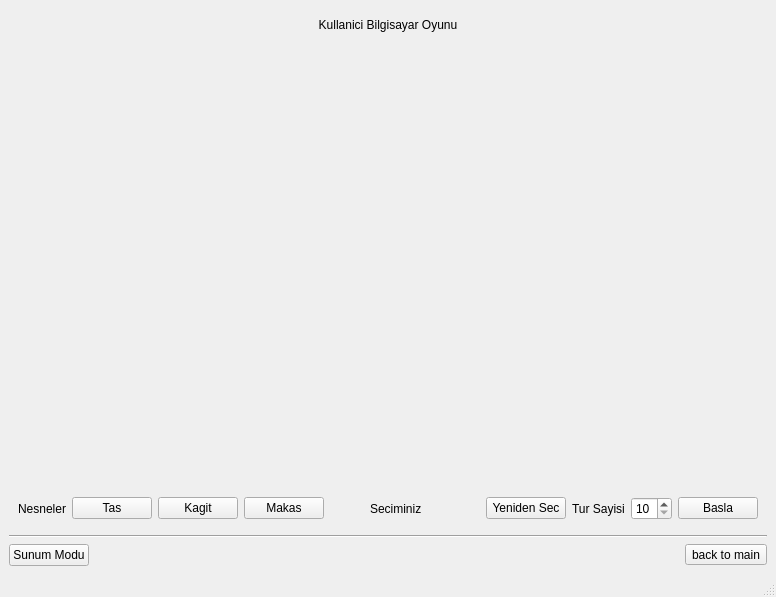
<?xml version="1.0" encoding="UTF-8"?>
<ui version="4.0">
 <class>Oyun</class>
 <widget class="QMainWindow" name="Oyun">
  <property name="geometry">
   <rect>
    <x>0</x>
    <y>0</y>
    <width>776</width>
    <height>597</height>
   </rect>
  </property>
  <property name="windowTitle">
   <string>Oyun</string>
  </property>
  <widget class="QWidget" name="centralwidget">
   <layout class="QGridLayout" name="gridLayout_3">
    <item row="2" column="0">
     <layout class="QHBoxLayout" name="horizontalLayout">
      <item>
       <widget class="QPushButton" name="pushPrivilageMode">
        <property name="text">
         <string>Sunum Modu</string>
        </property>
       </widget>
      </item>
      <item>
       <spacer name="horizontalSpacer">
        <property name="orientation">
         <enum>Qt::Horizontal</enum>
        </property>
        <property name="sizeHint" stdset="0">
         <size>
          <width>40</width>
          <height>20</height>
         </size>
        </property>
       </spacer>
      </item>
      <item>
       <widget class="QToolButton" name="toolBackToMain">
        <property name="text">
         <string>back to main</string>
        </property>
       </widget>
      </item>
     </layout>
    </item>
    <item row="1" column="0">
     <widget class="Line" name="line_2">
      <property name="orientation">
       <enum>Qt::Horizontal</enum>
      </property>
     </widget>
    </item>
    <item row="0" column="0">
     <widget class="QStackedWidget" name="stackedWidget">
      <property name="currentIndex">
       <number>2</number>
      </property>
      <widget class="QWidget" name="pageMain">
       <layout class="QHBoxLayout" name="horizontalLayout_2">
        <item>
         <widget class="QToolButton" name="toolUserPcSelection">
          <property name="text">
           <string>Kullanici - Bilgisayar Oyunu</string>
          </property>
         </widget>
        </item>
        <item>
         <widget class="QToolButton" name="toolPCPCSelection">
          <property name="text">
           <string>Bilgisayar - Bilgisayar Oyunu</string>
          </property>
         </widget>
        </item>
       </layout>
      </widget>
      <widget class="QWidget" name="pageUserConfig">
       <layout class="QHBoxLayout" name="horizontalLayout_3">
        <item>
         <layout class="QFormLayout" name="formLayout">
          <item row="0" column="0">
           <widget class="QLabel" name="label_3">
            <property name="text">
             <string>Sol Oyuncu Adi</string>
            </property>
           </widget>
          </item>
          <item row="0" column="1">
           <widget class="QLineEdit" name="lineLeftName"/>
          </item>
          <item row="1" column="0">
           <widget class="QLabel" name="label_5">
            <property name="text">
             <string>ID</string>
            </property>
           </widget>
          </item>
          <item row="1" column="1">
           <widget class="QLineEdit" name="lineLeftID"/>
          </item>
         </layout>
        </item>
        <item>
         <layout class="QFormLayout" name="formLayout_2">
          <item row="0" column="0">
           <widget class="QLabel" name="label_4">
            <property name="text">
             <string>Sag Oyuncu Adi</string>
            </property>
           </widget>
          </item>
          <item row="0" column="1">
           <widget class="QLineEdit" name="lineRightName"/>
          </item>
          <item row="1" column="0">
           <widget class="QLabel" name="label_6">
            <property name="text">
             <string>ID</string>
            </property>
           </widget>
          </item>
          <item row="1" column="1">
           <widget class="QLineEdit" name="lineRightID"/>
          </item>
         </layout>
        </item>
        <item>
         <layout class="QVBoxLayout" name="verticalLayout_3">
          <item>
           <spacer name="verticalSpacer_4">
            <property name="orientation">
             <enum>Qt::Vertical</enum>
            </property>
            <property name="sizeHint" stdset="0">
             <size>
              <width>20</width>
              <height>40</height>
             </size>
            </property>
           </spacer>
          </item>
          <item>
           <layout class="QHBoxLayout" name="horizontalLayout_5">
            <item>
             <widget class="QLabel" name="labelTur_2">
              <property name="text">
               <string>Tur</string>
              </property>
             </widget>
            </item>
            <item>
             <widget class="QSpinBox" name="spinTur_2"/>
            </item>
           </layout>
          </item>
          <item>
           <widget class="QPushButton" name="pushOyuncuKayit">
            <property name="text">
             <string>Kaydet ve Basla</string>
            </property>
           </widget>
          </item>
         </layout>
        </item>
       </layout>
      </widget>
      <widget class="QWidget" name="pageUserPC">
       <layout class="QVBoxLayout" name="verticalLayout">
        <item>
         <layout class="QGridLayout" name="gridLayout">
          <item row="2" column="0">
           <layout class="QHBoxLayout" name="horizontalLayout_4" stretch="0,0,0,0,0,0,1,0,0,0,0">
            <item>
             <widget class="QLabel" name="label_7">
              <property name="text">
               <string>Nesneler</string>
              </property>
             </widget>
            </item>
            <item>
             <widget class="QPushButton" name="pushTasSec">
              <property name="text">
               <string>Tas</string>
              </property>
             </widget>
            </item>
            <item>
             <widget class="QPushButton" name="pushKagiSec">
              <property name="text">
               <string>Kagit</string>
              </property>
             </widget>
            </item>
            <item>
             <widget class="QPushButton" name="pushMakasSec">
              <property name="text">
               <string>Makas</string>
              </property>
             </widget>
            </item>
            <item>
             <spacer name="horizontalSpacer_2">
              <property name="orientation">
               <enum>Qt::Horizontal</enum>
              </property>
              <property name="sizeHint" stdset="0">
               <size>
                <width>40</width>
                <height>20</height>
               </size>
              </property>
             </spacer>
            </item>
            <item>
             <widget class="QLabel" name="label_8">
              <property name="text">
               <string>Seciminiz</string>
              </property>
             </widget>
            </item>
            <item>
             <widget class="QLabel" name="labelSecimler">
              <property name="text">
               <string/>
              </property>
             </widget>
            </item>
            <item>
             <widget class="QPushButton" name="pushYenidenSec">
              <property name="text">
               <string>Yeniden Sec</string>
              </property>
             </widget>
            </item>
            <item>
             <widget class="QLabel" name="labelTur">
              <property name="text">
               <string>Tur Sayisi</string>
              </property>
             </widget>
            </item>
            <item>
             <widget class="QSpinBox" name="spinTur">
              <property name="minimum">
               <number>10</number>
              </property>
             </widget>
            </item>
            <item>
             <widget class="QPushButton" name="pushBasla">
              <property name="text">
               <string>Basla</string>
              </property>
             </widget>
            </item>
           </layout>
          </item>
          <item row="0" column="0">
           <widget class="QLabel" name="label">
            <property name="text">
             <string>Kullanici Bilgisayar Oyunu</string>
            </property>
            <property name="alignment">
             <set>Qt::AlignCenter</set>
            </property>
           </widget>
          </item>
          <item row="1" column="0">
           <spacer name="verticalSpacer">
            <property name="orientation">
             <enum>Qt::Vertical</enum>
            </property>
            <property name="sizeHint" stdset="0">
             <size>
              <width>20</width>
              <height>40</height>
             </size>
            </property>
           </spacer>
          </item>
         </layout>
        </item>
       </layout>
      </widget>
      <widget class="QWidget" name="pageOyunAlani">
       <layout class="QGridLayout" name="gridLayout_5">
        <item row="2" column="6">
         <layout class="QFormLayout" name="formLayout_4">
          <item row="0" column="0">
           <widget class="QLabel" name="label_18">
            <property name="text">
             <string>Oyuncu Adi</string>
            </property>
           </widget>
          </item>
          <item row="1" column="0">
           <widget class="QLabel" name="label_20">
            <property name="text">
             <string>ID</string>
            </property>
           </widget>
          </item>
          <item row="1" column="1">
           <widget class="QLabel" name="labelSagOyuncuID">
            <property name="text">
             <string/>
            </property>
           </widget>
          </item>
          <item row="0" column="1">
           <widget class="QLabel" name="labelSagOyuncuAdi">
            <property name="text">
             <string/>
            </property>
           </widget>
          </item>
          <item row="2" column="0">
           <widget class="QLabel" name="label_9">
            <property name="text">
             <string>Skor</string>
            </property>
           </widget>
          </item>
          <item row="2" column="1">
           <widget class="QLabel" name="labelSagSkor">
            <property name="text">
             <string/>
            </property>
           </widget>
          </item>
         </layout>
        </item>
        <item row="5" column="1">
         <widget class="QPushButton" name="pushLeftMoveNoClick">
          <property name="text">
           <string/>
          </property>
         </widget>
        </item>
        <item row="5" column="0">
         <spacer name="horizontalSpacer_3">
          <property name="orientation">
           <enum>Qt::Horizontal</enum>
          </property>
          <property name="sizeHint" stdset="0">
           <size>
            <width>40</width>
            <height>20</height>
           </size>
          </property>
         </spacer>
        </item>
        <item row="8" column="6">
         <widget class="QPushButton" name="pushDevam">
          <property name="text">
           <string>Devam</string>
          </property>
         </widget>
        </item>
        <item row="4" column="1">
         <widget class="QLabel" name="label_12">
          <property name="text">
           <string>Sol Oyuncu</string>
          </property>
          <property name="alignment">
           <set>Qt::AlignCenter</set>
          </property>
         </widget>
        </item>
        <item row="6" column="1">
         <widget class="QLabel" name="labelStatusLeft">
          <property name="text">
           <string/>
          </property>
         </widget>
        </item>
        <item row="2" column="0">
         <layout class="QFormLayout" name="formLayout_3">
          <item row="0" column="0">
           <widget class="QLabel" name="label_14">
            <property name="text">
             <string>Oyuncu Adi</string>
            </property>
           </widget>
          </item>
          <item row="0" column="1">
           <widget class="QLabel" name="labelSolOyuncuAdi">
            <property name="text">
             <string/>
            </property>
           </widget>
          </item>
          <item row="1" column="0">
           <widget class="QLabel" name="label_16">
            <property name="text">
             <string>ID</string>
            </property>
           </widget>
          </item>
          <item row="1" column="1">
           <widget class="QLabel" name="labelSolOyuncuID">
            <property name="text">
             <string/>
            </property>
           </widget>
          </item>
          <item row="2" column="0">
           <widget class="QLabel" name="label_2">
            <property name="text">
             <string>Skor</string>
            </property>
           </widget>
          </item>
          <item row="2" column="1">
           <widget class="QLabel" name="labelSolSkor">
            <property name="text">
             <string/>
            </property>
           </widget>
          </item>
         </layout>
        </item>
        <item row="7" column="1">
         <spacer name="verticalSpacer_3">
          <property name="orientation">
           <enum>Qt::Vertical</enum>
          </property>
          <property name="sizeHint" stdset="0">
           <size>
            <width>20</width>
            <height>40</height>
           </size>
          </property>
         </spacer>
        </item>
        <item row="2" column="1">
         <spacer name="verticalSpacer_2">
          <property name="orientation">
           <enum>Qt::Vertical</enum>
          </property>
          <property name="sizeHint" stdset="0">
           <size>
            <width>20</width>
            <height>40</height>
           </size>
          </property>
         </spacer>
        </item>
        <item row="5" column="6">
         <spacer name="horizontalSpacer_4">
          <property name="orientation">
           <enum>Qt::Horizontal</enum>
          </property>
          <property name="sizeHint" stdset="0">
           <size>
            <width>40</width>
            <height>20</height>
           </size>
          </property>
         </spacer>
        </item>
        <item row="5" column="2">
         <spacer name="horizontalSpacer_5">
          <property name="orientation">
           <enum>Qt::Horizontal</enum>
          </property>
          <property name="sizeHint" stdset="0">
           <size>
            <width>40</width>
            <height>20</height>
           </size>
          </property>
         </spacer>
        </item>
        <item row="5" column="4">
         <spacer name="horizontalSpacer_6">
          <property name="orientation">
           <enum>Qt::Horizontal</enum>
          </property>
          <property name="sizeHint" stdset="0">
           <size>
            <width>40</width>
            <height>20</height>
           </size>
          </property>
         </spacer>
        </item>
        <item row="4" column="5">
         <widget class="QLabel" name="label_13">
          <property name="text">
           <string>Sag Oyuncu</string>
          </property>
          <property name="alignment">
           <set>Qt::AlignCenter</set>
          </property>
         </widget>
        </item>
        <item row="10" column="0" colspan="7">
         <layout class="QGridLayout" name="gridLayout_6">
          <item row="1" column="4">
           <widget class="QPushButton" name="pushHide5">
            <property name="text">
             <string/>
            </property>
           </widget>
          </item>
          <item row="1" column="0">
           <widget class="QPushButton" name="pushHide1">
            <property name="text">
             <string/>
            </property>
           </widget>
          </item>
          <item row="1" column="2">
           <widget class="QPushButton" name="pushHide3">
            <property name="text">
             <string/>
            </property>
           </widget>
          </item>
          <item row="1" column="1">
           <widget class="QPushButton" name="pushHide2">
            <property name="text">
             <string/>
            </property>
           </widget>
          </item>
          <item row="1" column="3">
           <widget class="QPushButton" name="pushHide4">
            <property name="text">
             <string/>
            </property>
           </widget>
          </item>
          <item row="0" column="0" colspan="5">
           <widget class="QLabel" name="labelHide">
            <property name="text">
             <string>Sag Taraf Nesneleri</string>
            </property>
            <property name="alignment">
             <set>Qt::AlignCenter</set>
            </property>
           </widget>
          </item>
         </layout>
        </item>
        <item row="2" column="3" rowspan="7">
         <widget class="Line" name="line">
          <property name="orientation">
           <enum>Qt::Vertical</enum>
          </property>
         </widget>
        </item>
        <item row="0" column="0" colspan="7">
         <widget class="QLabel" name="label_11">
          <property name="text">
           <string>Oyun Alani</string>
          </property>
          <property name="alignment">
           <set>Qt::AlignCenter</set>
          </property>
         </widget>
        </item>
        <item row="5" column="5">
         <widget class="QPushButton" name="pushRightMoveNoClick">
          <property name="text">
           <string/>
          </property>
         </widget>
        </item>
        <item row="9" column="0" colspan="7">
         <layout class="QGridLayout" name="gridLayout_4">
          <item row="1" column="0">
           <layout class="QHBoxLayout" name="layoutNesneler">
            <item>
             <widget class="QPushButton" name="pushOyunNesne1">
              <property name="text">
               <string/>
              </property>
             </widget>
            </item>
            <item>
             <widget class="QPushButton" name="pushOyunNesne2">
              <property name="text">
               <string/>
              </property>
             </widget>
            </item>
            <item>
             <widget class="QPushButton" name="pushOyunNesne3">
              <property name="text">
               <string/>
              </property>
             </widget>
            </item>
            <item>
             <widget class="QPushButton" name="pushOyunNesne4">
              <property name="text">
               <string/>
              </property>
             </widget>
            </item>
            <item>
             <widget class="QPushButton" name="pushOyunNesne5">
              <property name="text">
               <string/>
              </property>
             </widget>
            </item>
           </layout>
          </item>
          <item row="0" column="0">
           <widget class="QLabel" name="label_10">
            <property name="text">
             <string>Sol Taraf Nesneleri</string>
            </property>
            <property name="alignment">
             <set>Qt::AlignCenter</set>
            </property>
           </widget>
          </item>
         </layout>
        </item>
        <item row="6" column="5">
         <widget class="QLabel" name="labelStatusRight">
          <property name="text">
           <string/>
          </property>
         </widget>
        </item>
        <item row="1" column="0" colspan="7">
         <widget class="QLabel" name="labelHamle">
          <property name="text">
           <string/>
          </property>
          <property name="alignment">
           <set>Qt::AlignCenter</set>
          </property>
         </widget>
        </item>
       </layout>
      </widget>
     </widget>
    </item>
   </layout>
  </widget>
  <widget class="QMenuBar" name="menubar">
   <property name="geometry">
    <rect>
     <x>0</x>
     <y>0</y>
     <width>776</width>
     <height>21</height>
    </rect>
   </property>
  </widget>
  <widget class="QStatusBar" name="statusbar"/>
 </widget>
 <resources/>
 <connections/>
</ui>
